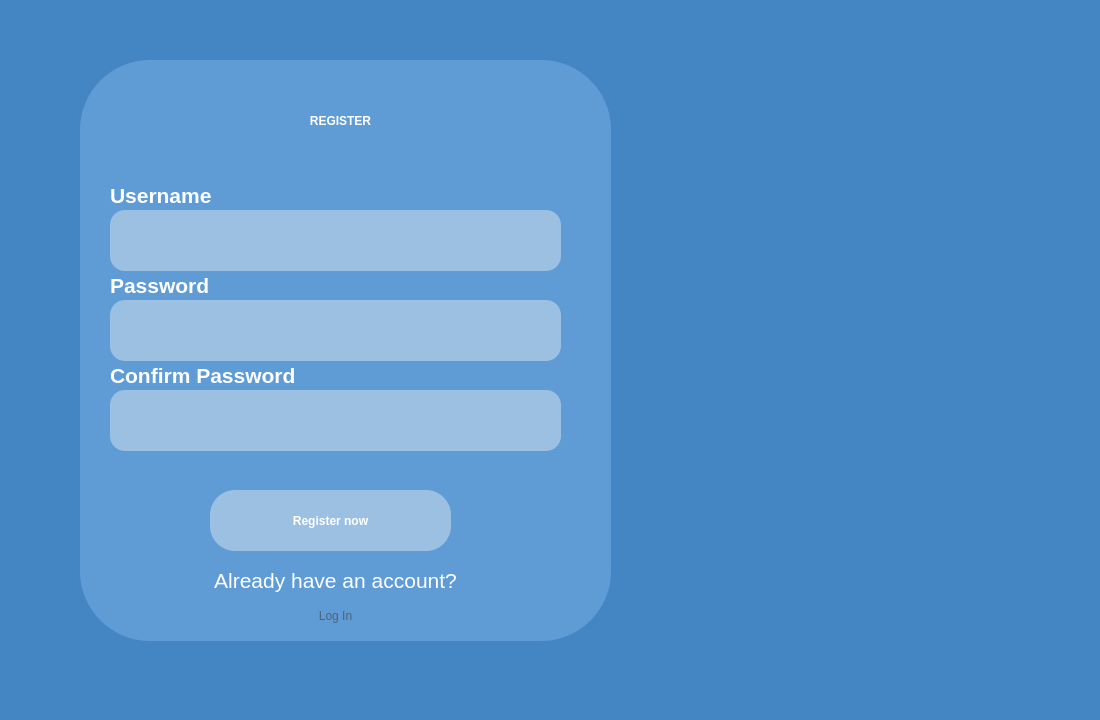
<?xml version="1.0" encoding="UTF-8"?>
<ui version="4.0">
 <class>registerPage</class>
 <widget class="QWidget" name="registerPage">
  <property name="geometry">
   <rect>
    <x>0</x>
    <y>0</y>
    <width>1100</width>
    <height>720</height>
   </rect>
  </property>
  <property name="windowTitle">
   <string>Form</string>
  </property>
  <widget class="QLabel" name="label">
   <property name="geometry">
    <rect>
     <x>0</x>
     <y>0</y>
     <width>1101</width>
     <height>721</height>
    </rect>
   </property>
   <property name="styleSheet">
    <string notr="true">background-color: #4486c3;</string>
   </property>
   <property name="frameShape">
    <enum>QFrame::NoFrame</enum>
   </property>
   <property name="frameShadow">
    <enum>QFrame::Raised</enum>
   </property>
   <property name="text">
    <string/>
   </property>
  </widget>
  <widget class="QLabel" name="label_2">
   <property name="geometry">
    <rect>
     <x>80</x>
     <y>60</y>
     <width>531</width>
     <height>581</height>
    </rect>
   </property>
   <property name="styleSheet">
    <string notr="true">background-color: #5f9cd5;
border-radius: 70px;
</string>
   </property>
   <property name="frameShape">
    <enum>QFrame::Box</enum>
   </property>
   <property name="frameShadow">
    <enum>QFrame::Plain</enum>
   </property>
   <property name="text">
    <string/>
   </property>
  </widget>
  <widget class="QLabel" name="label_3">
   <property name="geometry">
    <rect>
     <x>170</x>
     <y>90</y>
     <width>341</width>
     <height>61</height>
    </rect>
   </property>
   <property name="styleSheet">
    <string notr="true">font: 40pt &quot;Allerta&quot;;
border:0px;
color:white;
font-weight:bold;</string>
   </property>
   <property name="frameShape">
    <enum>QFrame::Panel</enum>
   </property>
   <property name="text">
    <string>REGISTER</string>
   </property>
   <property name="alignment">
    <set>Qt::AlignCenter</set>
   </property>
  </widget>
  <widget class="QLabel" name="label_4">
   <property name="geometry">
    <rect>
     <x>110</x>
     <y>180</y>
     <width>111</width>
     <height>31</height>
    </rect>
   </property>
   <property name="styleSheet">
    <string notr="true">font:12pt &quot;Allerta&quot;;
color:white;</string>
   </property>
   <property name="text">
    <string>&lt;html&gt;&lt;head/&gt;&lt;body&gt;&lt;p&gt;&lt;span style=&quot; font-size:16pt; font-weight:700;&quot;&gt;Username&lt;/span&gt;&lt;/p&gt;&lt;/body&gt;&lt;/html&gt;</string>
   </property>
  </widget>
  <widget class="QLineEdit" name="lineEdit">
   <property name="geometry">
    <rect>
     <x>110</x>
     <y>210</y>
     <width>451</width>
     <height>61</height>
    </rect>
   </property>
   <property name="styleSheet">
    <string notr="true">background-color:#9bc0e2;
border-radius:15px;
border:0px;
color:white;
font:20px;</string>
   </property>
   <property name="text">
    <string/>
   </property>
  </widget>
  <widget class="QLineEdit" name="lineEdit_2">
   <property name="geometry">
    <rect>
     <x>110</x>
     <y>300</y>
     <width>451</width>
     <height>61</height>
    </rect>
   </property>
   <property name="styleSheet">
    <string notr="true">background-color:#9bc0e2;
border-radius:15px;
border:0px;
color:white;
font:20px;</string>
   </property>
   <property name="text">
    <string/>
   </property>
  </widget>
  <widget class="QLineEdit" name="lineEdit_3">
   <property name="geometry">
    <rect>
     <x>110</x>
     <y>390</y>
     <width>451</width>
     <height>61</height>
    </rect>
   </property>
   <property name="styleSheet">
    <string notr="true">background-color:#9bc0e2;
border-radius:15px;
border:0px;
color:white;
font:20px;</string>
   </property>
   <property name="text">
    <string/>
   </property>
  </widget>
  <widget class="QPushButton" name="pushButton">
   <property name="geometry">
    <rect>
     <x>210</x>
     <y>490</y>
     <width>241</width>
     <height>61</height>
    </rect>
   </property>
   <property name="styleSheet">
    <string notr="true">background-color:#9bc0e2;
border-radius:25px;
border:0px;
font:15pt &quot;Allerta&quot;;
color:white;
font-weight:bold;</string>
   </property>
   <property name="text">
    <string>Register now</string>
   </property>
  </widget>
  <widget class="QLabel" name="label_5">
   <property name="geometry">
    <rect>
     <x>110</x>
     <y>270</y>
     <width>111</width>
     <height>31</height>
    </rect>
   </property>
   <property name="styleSheet">
    <string notr="true">font:12pt &quot;Allerta&quot;;
color:white;</string>
   </property>
   <property name="text">
    <string>&lt;html&gt;&lt;head/&gt;&lt;body&gt;&lt;p&gt;&lt;span style=&quot; font-size:16pt; font-weight:700;&quot;&gt;Password&lt;/span&gt;&lt;/p&gt;&lt;/body&gt;&lt;/html&gt;</string>
   </property>
  </widget>
  <widget class="QLabel" name="label_6">
   <property name="geometry">
    <rect>
     <x>110</x>
     <y>360</y>
     <width>341</width>
     <height>31</height>
    </rect>
   </property>
   <property name="styleSheet">
    <string notr="true">font:12pt &quot;Allerta&quot;;
color:white;</string>
   </property>
   <property name="text">
    <string>&lt;html&gt;&lt;head/&gt;&lt;body&gt;&lt;p&gt;&lt;span style=&quot; font-size:16pt; font-weight:700;&quot;&gt;Confirm Password&lt;/span&gt;&lt;/p&gt;&lt;/body&gt;&lt;/html&gt;</string>
   </property>
  </widget>
  <widget class="QLabel" name="label_7">
   <property name="geometry">
    <rect>
     <x>140</x>
     <y>560</y>
     <width>391</width>
     <height>41</height>
    </rect>
   </property>
   <property name="styleSheet">
    <string notr="true">font:12pt &quot;Allerta&quot;;
color:white;</string>
   </property>
   <property name="text">
    <string>&lt;html&gt;&lt;head/&gt;&lt;body&gt;&lt;p align=&quot;center&quot;&gt;&lt;span style=&quot; font-size:16pt;&quot;&gt;Already have an account?&lt;/span&gt;&lt;/p&gt;&lt;/body&gt;&lt;/html&gt;</string>
   </property>
  </widget>
  <widget class="QPushButton" name="pushButton_2">
   <property name="geometry">
    <rect>
     <x>240</x>
     <y>600</y>
     <width>191</width>
     <height>31</height>
    </rect>
   </property>
   <property name="styleSheet">
    <string notr="true">border:0px;
font:17pt &quot;Allerta&quot;;
color:#4d6378;</string>
   </property>
   <property name="text">
    <string>Log In</string>
   </property>
  </widget>
 </widget>
 <resources/>
 <connections/>
</ui>
